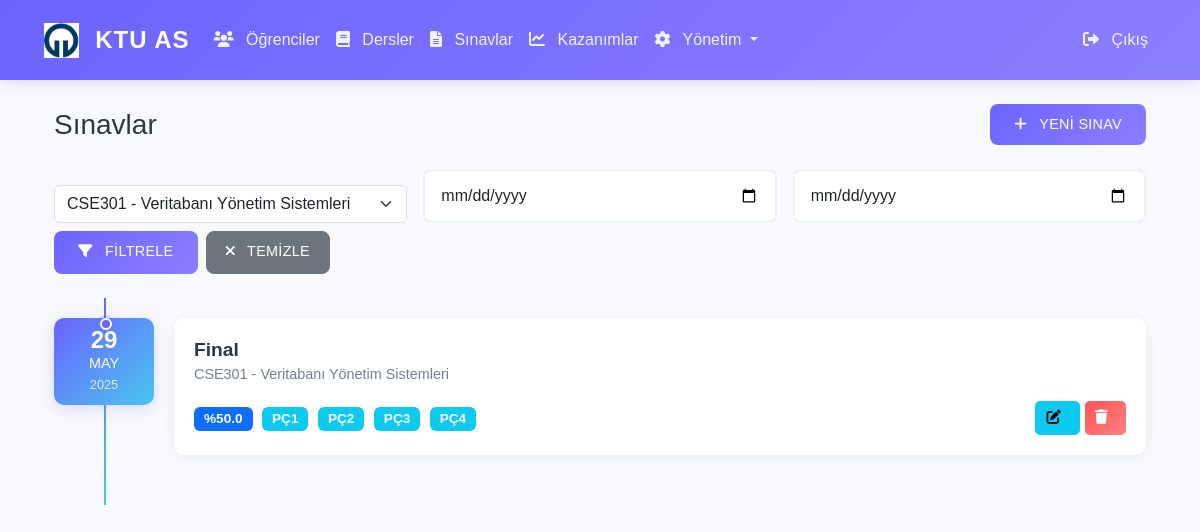
The page /exams?course_id=9 (signed in) on the database its author committed.
### app/models/__init__.py (models this page shows, shortened)
class Exam(db.Model):
    __tablename__ = 'exams'
    id = db.Column(db.Integer, primary_key=True)
    course_id = db.Column(db.Integer, db.ForeignKey('courses.id'), nullable=False)
    exam_name = db.Column(db.String(100), nullable=False)
    exam_date = db.Column(db.Date, nullable=False)
    weight = db.Column(db.Float, nullable=False)  # Sınavın ağırlığı (yüzde)
    created_at = db.Column(db.DateTime, default=datetime.utcnow)
    student_scores = db.relationship('StudentExamScore', backref='exam', lazy=True)

class Course(db.Model):
    __tablename__ = 'courses'
    id = db.Column(db.Integer, primary_key=True)
    course_code = db.Column(db.String(20), unique=True, nullable=False)
    course_name = db.Column(db.String(100), nullable=False)
    credits = db.Column(db.Integer, nullable=False)
    instructor_name = db.Column(db.String(100), nullable=False)
    semester_id = db.Column(db.Integer, db.ForeignKey('semesters.id'), nullable=False)
    created_at = db.Column(db.DateTime, default=datetime.utcnow)
    exams = db.relationship('Exam', backref='course', lazy=True)

class ProgramOutcome(db.Model):
    __tablename__ = 'program_outcomes'
    id = db.Column(db.Integer, primary_key=True)
    code = db.Column(db.String(10), unique=True, nullable=False)
    description = db.Column(db.Text, nullable=False)
    created_at = db.Column(db.DateTime, default=datetime.utcnow)
    related_courses = db.relationship('Course',
                                    secondary='course_program_outcomes',
                                    backref=db.backref('program_outcomes', lazy='dynamic'),
                                    lazy='dynamic')
    related_exams = db.relationship('Exam',
                                  secondary='exam_program_outcomes',
                                  backref=db.backref('program_outcomes', lazy='dynamic'),
                                  lazy='dynamic')

### app/routes/main.py (the view)
@bp.route('/exams')
@login_required
def exam_list():
    course_id = request.args.get('course_id', type=int)
    date_start = request.args.get('date_start')
    date_end = request.args.get('date_end')
    query = Exam.query
    if course_id:
        query = query.filter_by(course_id=course_id)
    if date_start:
        query = query.filter(Exam.exam_date >= datetime.strptime(date_start, '%Y-%m-%d'))
    if date_end:
        query = query.filter(Exam.exam_date <= datetime.strptime(date_end, '%Y-%m-%d'))
    exams = query.order_by(Exam.exam_date.desc()).all()
    courses = Course.query.order_by(Course.course_code).all()
    return render_template('main/exam_list.html', exams=exams, courses=courses)

### app/__init__.py (called while the page is built)
@login_manager.user_loader
def load_user(user_id):
    from app.models import User
    return User.query.get(int(user_id))

### app/templates/main/exam_list.html (shortened to what this page needs)
{% extends "base.html" %}
{% block content %}
<div class="container-fluid">
    <div class="d-flex justify-content-between align-items-center mb-4">
        <h2 class="h3 mb-0">Sınavlar</h2>
        {% if current_user.is_admin %}
        <a href="{{ url_for('admin.add_exam') }}" class="btn btn-primary">
            <i class="fas fa-plus"></i> Yeni Sınav
        </a>
        {% endif %}
    </div>
    <div class="row mb-4 g-3 align-items-end">
        <div class="col-md-4">
            <select class="form-select" id="course" name="course_id">
                {% for course in courses %}
                <option value="{{ course.id }}" {% if request.args.get('course_id')|int == course.id %}selected{% endif %}>
                    {{ course.course_code }} - {{ course.course_name }}
                </option>
                {% endfor %}
            </select>
        </div>
        <div class="col-md-4">
            <input type="date" class="form-control" id="date_start" name="date_start"
                   value="{{ request.args.get('date_start', '') }}" placeholder="Başlangıç Tarihi">
        </div>
        <div class="col-md-4">
            <input type="date" class="form-control" id="date_end" name="date_end"
                   value="{{ request.args.get('date_end', '') }}" placeholder="Bitiş Tarihi">
        </div>
        <div class="col-12 d-flex gap-2 mt-2">
            <button id="filterBtn" class="btn btn-primary" type="button">
                <i class="fas fa-filter"></i> Filtrele
            </button>
            <button id="clearBtn" class="btn btn-secondary" type="button">
                <i class="fas fa-times"></i> Temizle
            </button>
        </div>
    </div>
    <div class="timeline-container">
        {% for exam in exams %}
        <div class="timeline-item" data-course="{{ exam.course.id }}">
            <div class="timeline-dot"></div>
            <div class="timeline-date" data-date="{{ exam.exam_date.strftime('%Y-%m-%d') }}">
                <div class="date-day">{{ exam.exam_date.strftime('%d') }}</div>
                <div class="date-month">{{ exam.exam_date.strftime('%b') }}</div>
                <div class="date-year">{{ exam.exam_date.strftime('%Y') }}</div>
            </div>
            <div class="timeline-content">
                <div class="timeline-header">
                    <h3 class="timeline-title">{{ exam.exam_name }}</h3>
                    <span class="timeline-course">{{ exam.course.course_code }} - {{ exam.course.course_name }}</span>
                </div>
                <div class="timeline-body">
                    <div class="timeline-info">
                        <span class="badge bg-primary">%{{ exam.weight }}</span>
                        {% for outcome in exam.program_outcomes %}
                        <span class="badge bg-info">{{ outcome.code }}</span>
                        {% endfor %}
                    </div>
                    <div class="timeline-actions">
                        <a href="{{ url_for('admin.upload_scores', exam_id=exam.id) }}"
                           class="btn btn-sm btn-info" title="Not Girişi">
                            <i class="fas fa-edit"></i>
                        </a>
                        {% if current_user.is_admin %}
                        <button type="button" class="btn btn-sm btn-danger" title="Sınavı Sil"
                                onclick="deleteExam({{ exam.id }})">
                            <i class="fas fa-trash"></i>
                        </button>
                        {% endif %}
                    </div>
                </div>
            </div>
        </div>
        {% else %}
        <div class="text-center py-5">
            <div class="alert alert-info">Henüz sınav eklenmemiş.</div>
        </div>
        {% endfor %}
    </div>
</div>
{% endblock %}

### app/static/css/style.css (style rules this page uses)
:root { --primary-color: #6C63FF; --secondary-color: #FF6584; --accent-color: #43E97B; --background-color: #F7F9FC; --text-color: #2D3748; --success-color: #43E97B; --warning-color: #FFB86C; --danger-color: #FF5555; --light-gray: #EDF2F7; --dark-gray: #4A5568; --gradient-primary: linear-gradient(135deg, #6C63FF 0%, #8B7FFF 100%); --gradient-success: linear-gradient(135deg, #43E97B 0%, #38F9D7 100%); --gradient-warning: linear-gradient(135deg, #FFB86C 0%, #FFA17F 100%); --gradient-danger: linear-gradient(135deg, #FF5555 0%, #FF8080 100%); }
body { font-family: 'Poppins', sans-serif; background-color: var(--background-color); color: var(--text-color); line-height: 1.6; }
.btn { border-radius: 8px; padding: 0.6rem 1.2rem; font-weight: 500; letter-spacing: 0.3px; transition: all 0.3s ease; text-transform: uppercase; font-size: 0.9rem; }
.btn-primary { background: var(--gradient-primary); border: none; padding: 0.6rem 1.5rem; border-radius: 8px; font-weight: 500; transition: all 0.3s ease; }
.btn-danger { background: var(--gradient-danger); border: none; padding: 0.6rem 1.5rem; border-radius: 8px; font-weight: 500; transition: all 0.3s ease; }
.form-control { border: 2px solid var(--light-gray); border-radius: 8px; padding: 0.8rem 1rem; transition: all 0.3s ease; }
.fas { margin-right: 0.5rem; }

### app/templates/main/exam_list.html (style rules this page uses)
.timeline-container { position: relative; padding: 20px 0; }
.timeline-container::before { content: ''; position: absolute; top: 0; left: 50px; height: 100%; width: 2px; background: linear-gradient(to bottom, #6C63FF, #48c6ef); }
.timeline-item { position: relative; margin-bottom: 30px; display: flex; align-items: flex-start; }
.timeline-dot { position: absolute; left: 46px; width: 12px; height: 12px; border-radius: 50%; background: #6C63FF; border: 2px solid #fff; box-shadow: 0 0 0 3px rgba(108, 99, 255, 0.2); }
.timeline-date { width: 100px; text-align: center; padding: 10px; background: linear-gradient(135deg, #6C63FF 0%, #48c6ef 100%); border-radius: 10px; color: white; margin-right: 20px; box-shadow: 0 4px 15px rgba(108, 99, 255, 0.2); }
.date-day { font-size: 1.5rem; font-weight: bold; line-height: 1; }
.date-month { font-size: 0.9rem; text-transform: uppercase; }
.date-year { font-size: 0.8rem; opacity: 0.8; }
.timeline-content { flex: 1; background: white; padding: 20px; border-radius: 10px; box-shadow: 0 4px 15px rgba(0, 0, 0, 0.05); transition: transform 0.2s, box-shadow 0.2s; }
.timeline-header { margin-bottom: 15px; }
.timeline-title { font-size: 1.2rem; font-weight: 600; color: #2d3748; margin: 0; }
.timeline-course { font-size: 0.9rem; color: #718096; }
.timeline-body { display: flex; justify-content: space-between; align-items: center; }
.timeline-info .badge { margin-right: 5px; font-size: 0.85rem; padding: 5px 10px; }
.timeline-actions { display: flex; gap: 5px; }
.timeline-actions .btn { padding: 5px 10px; border-radius: 5px; transition: all 0.2s; }

### rows shown on the page
Exam: exam_date "29", exam_date "MAY", exam_date "2025", exam_name "Final", course.course_code "CSE301", course.course_name "Veritabanı Yönetim Sistemleri", weight "50.0"
ProgramOutcome: code "PÇ1"
ProgramOutcome: code "PÇ2"
ProgramOutcome: code "PÇ3"
ProgramOutcome: code "PÇ4"

### other values the page prints
form field course_id "CSE301 - Veritabanı Yönetim Sistemleri"
